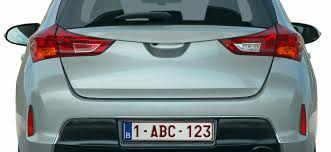
#> input picture voiture.jpg, 331 x 152 px
$ python detect_plate.py
#> lines starting #> are read from the running program, lines starting #| are printed output that depends on the picture; after the words box and inside, x2 and y2 are one past the last pixel; in counts of white or black regions, pixels touching at a corner belong together
import cv2
import numpy as np

cascade_path = r"C:\Users\User\OneDrive\Documents\integration\Resources\haarcascade_russian_plate_number.xml"
nplateCascade = cv2.CascadeClassifier(cascade_path) # pylint: disable=no-member

if nplateCascade.empty():
    print(f"Erreur : le fichier Haarcascade n'a pas pu être chargé depuis {cascade_path}.")
    exit()

min_area = 500

img = cv2.imread('voiture.jpg') # pylint: disable=no-member
#> img is the input picture: shape (152, 331, 3); mean B, G, R 140.2, 138.9, 130.6

if img is None:
    print("Erreur : Impossible de lire l'image voiture.jpg.")
    exit()

img_gray = cv2.cvtColor(img, cv2.COLOR_BGR2GRAY) # pylint: disable=no-member
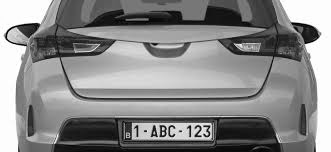
#> img_gray: shape (152, 331); min 1, max 255, mean 136.6

numberplates = nplateCascade.detectMultiScale(img_gray, 1.1, 4)
#> numberplates = [[113, 111, 112, 37]]

img_roi = None
for (x, y, w, h) in numberplates:
    area = w * h
    if area > min_area:
        cv2.rectangle(img, (x, y), (x + w, y + h), (0, 255, 0), 2) # pylint: disable=no-member
        cv2.putText(img, "Number Plate", (x, y - 5), cv2.FONT_HERSHEY_COMPLEX, 1, (255, 0, 0), 2) # pylint: disable=no-member
        img_roi = img[y:y + h, x:x + w]
#> this loop made 1 pass
#> (x, y, w, h, area) on pass 1: (113, 111, 112, 37, 4144)
#> pass 1, `img_roi = img[y:y + h, x:x + w]`:
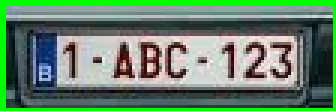
#> img_roi: shape (37, 112, 3) (shown 3 times larger); mean B, G, R 105.6, 131.5, 99.9
#> after the loop:
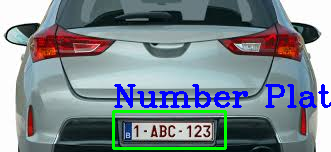
#> img: shape (152, 331, 3); 5.4% of pixels changed, all inside (x1, y1, x2, y2) = (112, 84, 331, 150)

if img_roi is not None:
    cv2.imwrite("plate.jpg", img_roi) # pylint: disable=no-member
    print("Plaque enregistrée sous 'plate.jpg'.")
else:
    print("Aucune plaque détectée.")

cv2.imshow("Image", img) # pylint: disable=no-member
cv2.waitKey(0) # pylint: disable=no-member
cv2.destroyAllWindows() # pylint: disable=no-member
